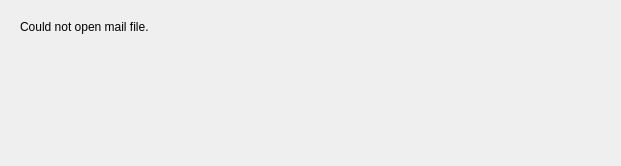
<?xml version="1.0" encoding="UTF-8"?>
<ui version="4.0">
 <class>ErrorWindow</class>
 <widget class="QDialog" name="ErrorWindow">
  <property name="windowModality">
   <enum>Qt::WindowModal</enum>
  </property>
  <property name="geometry">
   <rect>
    <x>0</x>
    <y>0</y>
    <width>621</width>
    <height>166</height>
   </rect>
  </property>
  <property name="windowTitle">
   <string>Dialog</string>
  </property>
  <widget class="QLabel" name="label">
   <property name="geometry">
    <rect>
     <x>20</x>
     <y>20</y>
     <width>581</width>
     <height>111</height>
    </rect>
   </property>
   <property name="text">
    <string>Could not open mail file.</string>
   </property>
   <property name="alignment">
    <set>Qt::AlignLeading|Qt::AlignLeft|Qt::AlignTop</set>
   </property>
  </widget>
 </widget>
 <resources/>
 <connections/>
</ui>
